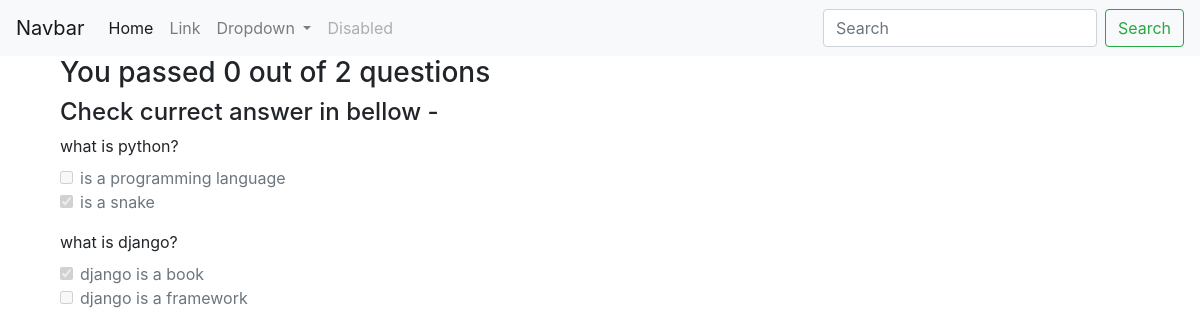
/sendans, run on an earlier commit of the app's database.
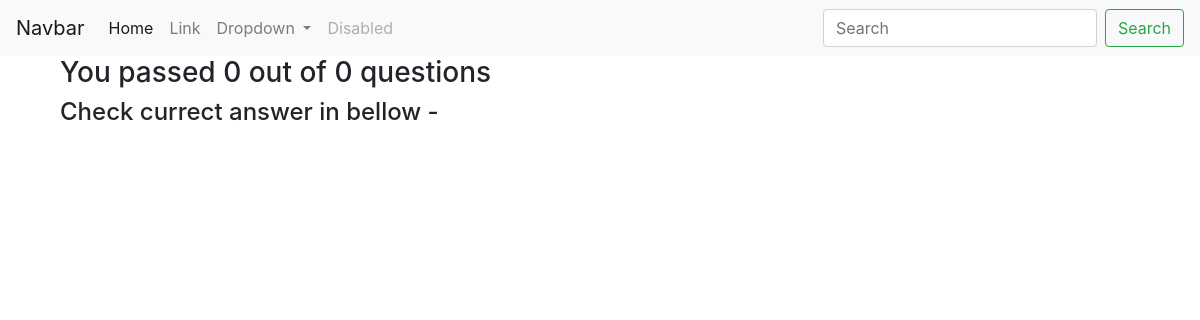
And on a later commit of the database.
### exam/models.py (models this page shows, shortened)
class Questions(models.Model):
    question_cat = models.UUIDField(primary_key = True, default = uuid.uuid4, editable=False)
    question_name = models.CharField(max_length=250, blank=False, null= False,)
    question_time = models.FloatField(blank=False, null= False,)

class Answers(models.Model):
    answer_choice = models.CharField(max_length=250, blank=False, null= False,)
    question_cat = models.ForeignKey(Questions, blank=False, null= False, on_delete=models.CASCADE, verbose_name='Questions Category')
    Curr_choice= (
        ('0', 'False'),
        ('1', 'True'),
    )
    currect_ans = models.CharField(max_length=1, choices=Curr_choice, null=False, blank=False, verbose_name= 'Choice Currect Answer')

### exam/views.py (the view)
# urls.py: path('sendans', views.sendans, name= 'sendans'),
def sendans(request):
    ansval = request.POST.getlist('ansval[]')
    ans2 = Answers.objects.filter(currect_ans = 1)
    checkcurans = 0
    y = []
    for i in ansval:
        x = i.split("_")
        y.append(x[1])
    from collections import Counter
    z = Counter(y)
    d = 0
    for u in z.most_common():
        anc = Answers.objects.filter(question_cat_id= u[0], currect_ans=1).count()
        if int(u[1]) == anc:
            d += 1
    ques = Questions.objects.all()
    ans = Answers.objects.all()
    qcount = Questions.objects.all().count()
    return render(request, 'answercheck.html', {'ques': ques, 'ans': ans,
        'qcount': qcount, 'curans': d
        })

### templates/answercheck.html (shortened to what this page needs)
{% load static %}
<!doctype html>
<html lang="en">
<head>
  <link rel="stylesheet" href="https://maxcdn.bootstrapcdn.com/bootstrap/4.0.0/css/bootstrap.min.css"
>
</head>
<body>
  <nav class="navbar navbar-expand-lg navbar-light bg-light">
    <a class="navbar-brand" href="#">Navbar</a>
    <div class="collapse navbar-collapse" id="navbarSupportedContent">
      <ul class="navbar-nav mr-auto">
        <li class="nav-item active">
          <a class="nav-link" href="#">Home <span class="sr-only">(current)</span></a>
        </li>
        <li class="nav-item">
          <a class="nav-link" href="#">Link</a>
        </li>
        <li class="nav-item dropdown">
          <a class="nav-link dropdown-toggle" href="#" id="navbarDropdown" role="button" data-toggle="dropdown"
            aria-haspopup="true" aria-expanded="false">
            Dropdown
          </a>
        </li>
        <li class="nav-item">
          <a class="nav-link disabled" href="#">Disabled</a>
        </li>
      </ul>
      <form class="form-inline my-2 my-lg-0">
        <input class="form-control mr-sm-2" type="search" placeholder="Search" aria-label="Search">
        <button class="btn btn-outline-success my-2 my-sm-0" type="submit">Search</button>
      </form>
    </div>
  </nav>
  <div class="container">
    <div class="col-md-10">
      <h3>You passed {{ curans }}  out of {{ qcount}} questions</h3>
      <h4>Check currect answer in bellow -</h4>
      {% for q in ques %}
        <div class="form-group">
          <label for="exampleInputEmail1">{{q.question_name}}</label>
          {% for a in ans %}
          {% if a.question_cat_id == q.question_cat %}
          <div class="form-check">
            {% if a.currect_ans == '1' %}
            <input class="form-check-input" disabled checked type="checkbox"  id="exampleRadios2">
            {% else %}
            <input class="form-check-input" disabled  type="checkbox"  id="exampleRadios2">
            {% endif %}
            <label class="form-check-label" for="exampleRadios2">
              {{a.answer_choice}}
            </label>
          </div>
          {% endif %}
          {% endfor %}
        </div>
        {% endfor %}
    </div>
  </div>
</body>
</html>

What changed in the data, as far as the page shows it:
removed Questions: question_name "what is python?"
removed Answers: answer_choice "is a programming language", shown under "what is python?"
removed Answers: answer_choice "is a snake", shown under "what is python?"
removed Questions: question_name "what is django?"
removed Answers: answer_choice "django is a book", shown under "what is django?"
removed Answers: answer_choice "django is a framework", shown under "what is django?"
Also different on the page:
{{ qcount }}: "2" → "0"
